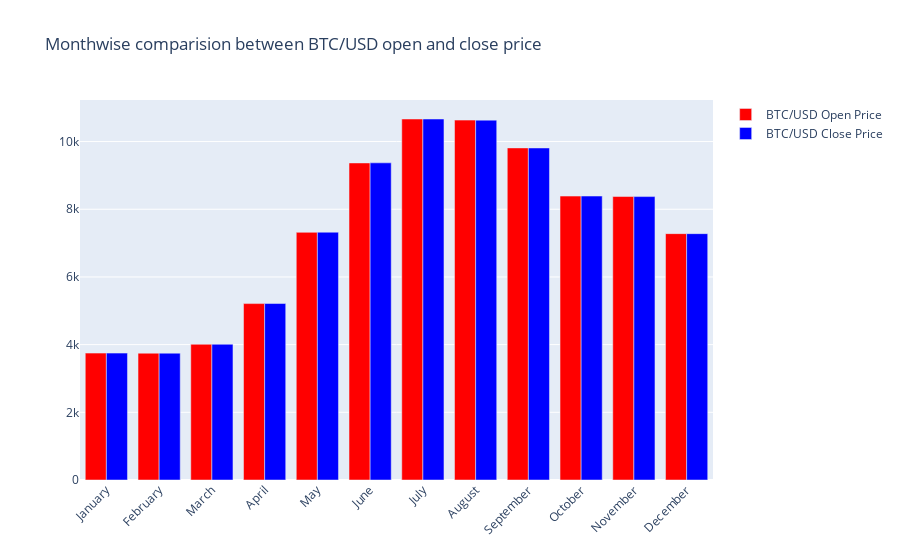

The notebook cell saved with this chart:
### Markdown cell above
#### 2019

### Code cell
analyze_per_year('2019',df)

### Figure 1 — Plotly figure (JSON) as saved in the notebook; plotly's stock layout.template omitted (floating-point values rounded to 4 significant figures)
{"data": [{"marker": {"color": "red"}, "name": "BTC/USD Open Price", "type": "bar", "x": ["January", "February", "March", "April", "May", "June", "July", "August", "September", "October", "November", "December"], "y": [3749.0, 3747.0, 4010.0, 5212.0, 7318.0, 9368.0, 10670.0, 10630.0, 9812.0, 8389.0, 8376.0, 7279.0]}, {"marker": {"color": "blue"}, "name": "BTC/USD Close Price", "type": "bar", "x": ["January", "February", "March", "April", "May", "June", "July", "August", "September", "October", "November", "December"], "y": [3749.0, 3747.0, 4011.0, 5214.0, 7322.0, 9372.0, 10670.0, 10630.0, 9810.0, 8390.0, 8374.0, 7279.0]}], "layout": {"barmode": "group", "title": {"text": "Monthwise comparision between BTC/USD open and close price"}, "xaxis": {"tickangle": -45}}}
